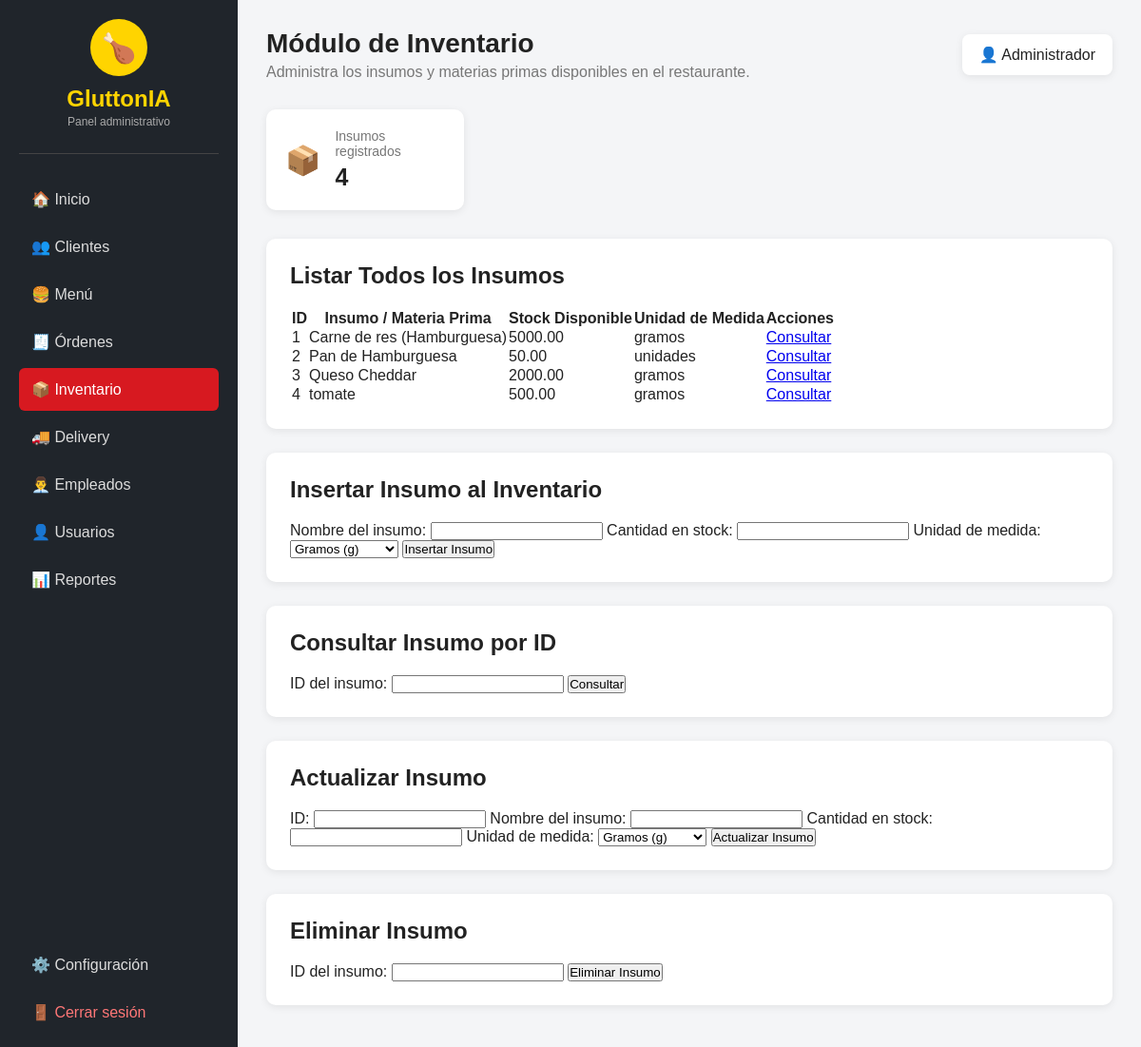
/view/admin/inventario.php (signed in), run on the app's committed database.
### tables this page shows
CREATE TABLE `inventario` (
  `IdInsumo` int(11) NOT NULL,
  `nombre_insumo` varchar(50) NOT NULL,
  `cantidad_stock` decimal(10,2) NOT NULL DEFAULT 0.00,
  `unidad_medida` varchar(20) NOT NULL
);

### model/modelinventario.php (called while the page is built, shortened)
<?php
require_once __DIR__ . '/../config/config.php';
class InventarioModelo
{
    public function getInsumos()
    {
        global $conexion;
        $sql = "SELECT *
                FROM `inventario`";
        return $conexion->query($sql);
    }
}
?>

### view/admin/inventario.php (the view, shortened to what this page needs)
<?php
require_once '../../model/modelinventario.php';
$inventarioModelo = new InventarioModelo();
$insumos = $inventarioModelo->getInsumos();
$totalInsumos = 0;
if ($insumos) {
    $totalInsumos = $insumos->num_rows;
}
?>
<!DOCTYPE html>
<html lang="es">
<head>
    <link rel="stylesheet" href="../../css/admin.css">
</head>
<body>
<div class="admin-container">
    <aside class="sidebar">
        <div class="logo">
            <div class="logo-icon">🍗</div>
            <h2>GluttonIA</h2>
            <span>Panel administrativo</span>
        </div>
        <nav>
            <a href="dashboard.php">
                🏠 Inicio
            </a>
            <a href="cliente.php">
                👥 Clientes
            </a>
            <a href="menu.php">
                🍔 Menú
            </a>
            <a href="#">
                🧾 Órdenes
            </a>
            <a href="inventario.php" class="activo">
                📦 Inventario
            </a>
            <a href="#">
                🚚 Delivery
            </a>
            <a href="#">
                👨‍💼 Empleados
            </a>
            <a href="#">
                👤 Usuarios
            </a>
            <a href="#">
                📊 Reportes
            </a>
        </nav>
        <div class="sidebar-bottom">
            <a href="#">
                ⚙️ Configuración
            </a>
            <a href="../../controller/logout.php"
               class="cerrar">
                🚪 Cerrar sesión
            </a>
        </div>
    </aside>
    <main class="contenido">
        <header class="topbar">
            <div>
                <h1>Módulo de Inventario</h1>
                <p>
                    Administra los insumos y materias primas
                    disponibles en el restaurante.
                </p>
            </div>
            <div class="usuario">
                👤
                <?php
                echo htmlspecialchars(
                    $_SESSION['nombreusuario']
                );
                ?>
            </div>
        </header>
        <section class="tarjetas">
            <div class="tarjeta">
                <div class="icono">
                    📦
                </div>
                <div>
                    <span>Insumos registrados</span>
                    <strong>
                        <?php echo $totalInsumos; ?>
                    </strong>
                </div>
            </div>
        </section>
        <section class="panel">
            <h2>
                Listar Todos los Insumos
            </h2>
            <div style="overflow-x:auto;">
                <table>
                    <thead>
                        <tr>
                            <th>ID</th>
                            <th>Insumo / Materia Prima</th>
                            <th>Stock Disponible</th>
                            <th>Unidad de Medida</th>
                            <th>Acciones</th>
                        </tr>
                    </thead>
                    <tbody>
                    <?php
                    if ($insumos && $insumos->num_rows > 0) {
                        while ($fila = $insumos->fetch_assoc()) {
                    ?>
                        <tr>
                            <td>
                                <?php
                                echo $fila['IdInsumo'];
                                ?>
                            </td>
                            <td>
                                <?php
                                echo htmlspecialchars(
                                    $fila['nombre_insumo']
                                );
                                ?>
                            </td>
                            <td>
                                <?php
                                echo $fila['cantidad_stock'];
                                ?>
                            </td>
                            <td>
                                <?php
                                echo htmlspecialchars(
                                    $fila['unidad_medida']
                                );
                                ?>
                            </td>
                            <td>
                                <a href="inventario.php?id=<?php echo $fila['IdInsumo']; ?>">
                                    Consultar
                                </a>
                            </td>
                        </tr>
                    <?php
                        }
                    }
                    ?>
                    </tbody>
                </table>
            </div>
        </section>
        <section class="panel">
            <h2>
                Insertar Insumo al Inventario
            </h2>
            <form
                action="../../controller/inventariocontroller.php?accion=insertar"
                method="POST"
            >
                <label>
                    Nombre del insumo:
                </label>
                <input
                    type="text"
                    name="nombre_insumo"
                    required
                >
                <label>
                    Cantidad en stock:
                </label>
                <input
                    type="number"
                    name="cantidad_stock"
                    step="0.01"
                    min="0"
                    required
                >
                <label>
                    Unidad de medida:
                </label>
                <select
                    name="unidad_medida"
                    required
                >
                    <option value="gramos">
                        Gramos (g)
                    </option>
                </select>
                <button type="submit">
                    Insertar Insumo
                </button>
            </form>
        </section>
        <section class="panel">
            <h2>
                Consultar Insumo por ID
            </h2>
            <form
                action="../../controller/inventariocontroller.php"
                method="GET"
            >
                <label>
                    ID del insumo:
                </label>
                <input
                    type="number"
                    name="IdInsumo"
                    required
                >
                <button type="submit">
                    Consultar
                </button>
            </form>
        </section>
        <section class="panel">
            <h2>
                Actualizar Insumo
            </h2>
            <form
                action="../../controller/inventariocontroller.php?accion=actualizar"
                method="POST"
            >
                <label>
                    ID:
                </label>
                <input
                    type="number"
                    name="IdInsumo"
                    required
                >
                <label>
                    Nombre del insumo:
                </label>
                <input
                    type="text"
                    name="nombre_insumo"
                    required
                >
                <label>
                    Cantidad en stock:
                </label>
                <input
                    type="number"
                    name="cantidad_stock"
                    step="0.01"
                    min="0"
                    required
                >
                <label>
                    Unidad de medida:
                </label>
                <select
                    name="unidad_medida"
                    required
                >
                    <option value="gramos">
                        Gramos (g)
                    </option>
                </select>
                <button type="submit">
                    Actualizar Insumo
                </button>
            </form>
        </section>
        <section class="panel">
            <h2>
                Eliminar Insumo
            </h2>
            <form
                action="../../controller/inventariocontroller.php"
                method="GET"
            >
                <label>
                    ID del insumo:
                </label>
                <input
                    type="number"
                    name="IdInsumo"
                    required
                >
                <button type="submit">
                    Eliminar Insumo
                </button>
            </form>
        </section>
    </main>
</div>
</body>
</html>

### css/admin.css (style rules this page uses)
* { margin: 0; padding: 0; box-sizing: border-box; }
body { font-family: Arial, Helvetica, sans-serif; background: #f4f5f7; color: #222; }
.admin-container { display: flex; min-height: 100vh; }
.sidebar { width: 250px; background: #20252b; color: white; padding: 20px; display: flex; flex-direction: column; }
.logo { text-align: center; padding-bottom: 25px; border-bottom: 1px solid #444; }
.logo-icon { width: 60px; height: 60px; margin: auto; display: flex; justify-content: center; align-items: center; background: #ffd400; border-radius: 50%; font-size: 30px; }
.logo h2 { margin-top: 10px; color: #ffd400; }
.logo span { font-size: 12px; color: #aaa; }
.sidebar nav { margin-top: 25px; }
.sidebar a { display: block; padding: 13px; margin-bottom: 5px; color: #ddd; text-decoration: none; border-radius: 6px; }
.sidebar a:hover, .sidebar a.activo { background: #d71920; color: white; }
.sidebar-bottom { margin-top: auto; }
.sidebar-bottom .cerrar { color: #ff7777; }
.contenido { flex: 1; padding: 30px; }
.topbar { display: flex; justify-content: space-between; align-items: center; margin-bottom: 30px; }
.topbar h1 { font-size: 28px; }
.topbar p { margin-top: 5px; color: #777; }
.usuario { background: white; padding: 12px 18px; border-radius: 8px; box-shadow: 0 2px 8px rgba(0,0,0,0.08); }
.tarjetas { display: grid; grid-template-columns: repeat(4, 1fr); gap: 20px; margin-bottom: 30px; }
.tarjeta { background: white; padding: 20px; border-radius: 10px; display: flex; align-items: center; gap: 15px; box-shadow: 0 2px 8px rgba(0,0,0,0.08); }
.tarjeta .icono { font-size: 30px; }
.tarjeta span { display: block; color: #777; font-size: 14px; }
.tarjeta strong { display: block; margin-top: 5px; font-size: 25px; }
.panel { background: white; padding: 25px; border-radius: 10px; margin-bottom: 25px; box-shadow: 0 2px 8px rgba(0,0,0,0.08); }
.panel h2 { margin-bottom: 20px; }

### data on the page
inventario: IdInsumo "1", nombre_insumo "Carne de res (Hamburguesa)", cantidad_stock "5000.00", unidad_medida "gramos"
inventario: IdInsumo "2", nombre_insumo "Pan de Hamburguesa", cantidad_stock "50.00", unidad_medida "unidades"
inventario: IdInsumo "3", nombre_insumo "Queso Cheddar", cantidad_stock "2000.00", unidad_medida "gramos"
inventario: IdInsumo "4", nombre_insumo "tomate", cantidad_stock "500.00", unidad_medida "gramos"

### other printed values
$_SESSION['nombreusuario'] "Administrador"
$totalInsumos "4"
